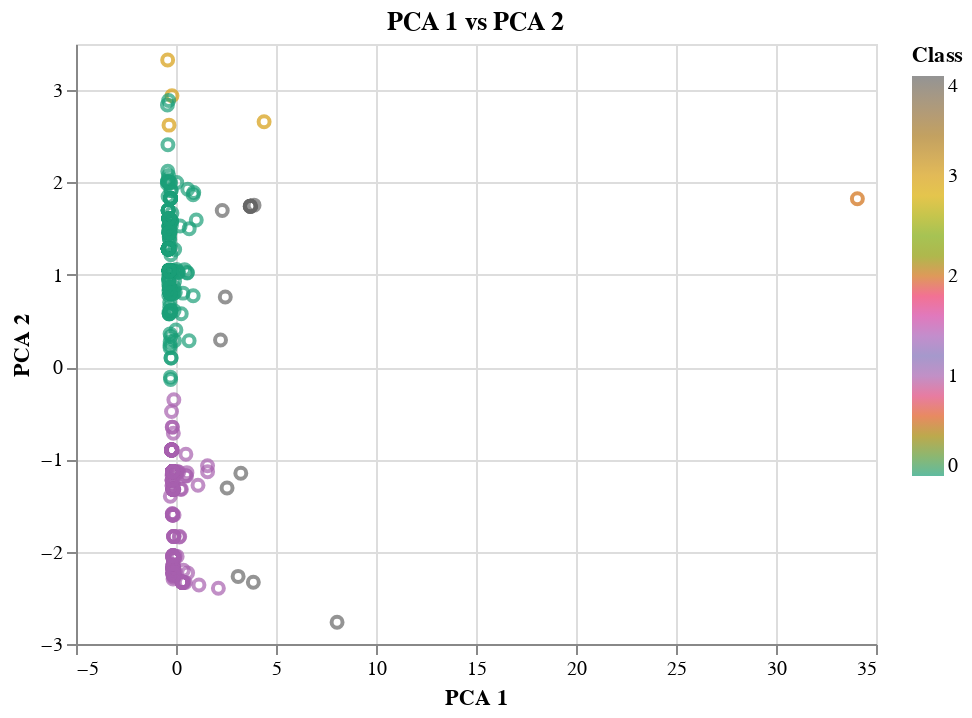

Source (notebook cell):
### Markdown cell above
### Visualizing Results

#### 2D-Scatter with Clusters

### Code cell
# Create a 2D-Scatter with the PCA data and the clusters
pca_graph = alt.Chart(
    clustered_df).mark_point().encode(
    x="PCA 1",
    y="PCA 2",
    tooltip=["CoinName", "Algorithm", "TotalCoinsMined", "TotalCoinSupply", "Class"],
    color= alt.Color("Class",scale=alt.Scale(scheme='dark2'))
).properties(title="PCA 1 vs PCA 2 ").interactive()
    
pca_graph

### Figure 1 — Vega-Lite specification as saved in the notebook (floating-point values rounded to 4 significant figures; data arrays with more than 128 entries replaced by an {"elided": "..."} marker saying what was removed)
{"config": {"view": {"continuousWidth": 400, "continuousHeight": 300}}, "data": {"name": "data-ceda847cdf17f85008332d542727d343"}, "mark": "point", "encoding": {"color": {"type": "quantitative", "field": "Class", "scale": {"scheme": "dark2"}}, "tooltip": [{"type": "nominal", "field": "CoinName"}, {"type": "nominal", "field": "Algorithm"}, {"type": "quantitative", "field": "TotalCoinsMined"}, {"type": "nominal", "field": "TotalCoinSupply"}, {"type": "quantitative", "field": "Class"}], "x": {"type": "quantitative", "field": "PCA 1"}, "y": {"type": "quantitative", "field": "PCA 2"}}, "selection": {"selector002": {"type": "interval", "bind": "scales", "encodings": ["x", "y"]}}, "title": "PCA 1 vs PCA 2 ", "$schema": "https://vega.github.io/schema/vega-lite/v4.8.1.json", "datasets": {"data-ceda847cdf17f85008332d542727d343": {"elided": "532 records"}}}
